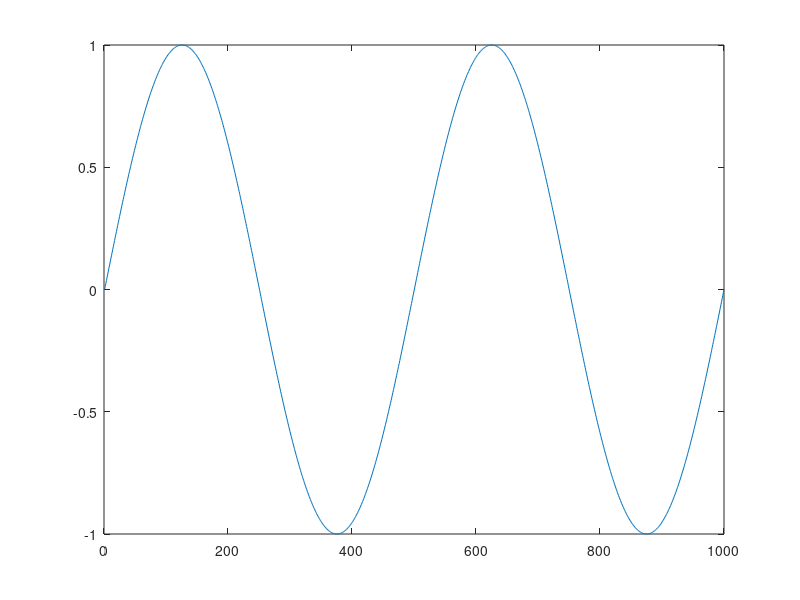

MATLAB code to generate this figure:
a = 10;
%disp(a);
a = 'this is a string';
%disp(a);
% without the ';' will display the var at once
%b = 3/5
%c = 2/3

%a = [1 2 3.3 4.4]
a = [1 2 3 4];
A = 3;
disp(a);
%case sensitive

a = [4;2;7;4]


%b = 3
size(a)
%ans is reserved
ans
%help clock
tt = clock

tau = 60*60*24*1.5

endOfClass = 5*60*60*24

knowledgeAtEnd=1-exp(-endOfClass/tau)
disp(['At the end of 6.094, I will know ' num2str(knowledgeAtEnd * 100) '%of MATLAB']);
a = transpose(a)
a = a+a
a = a' + a'
b = sum(a)
b = prod(a)
t = [1 2 3];
f = exp(t)
f = t.^2
A = rand(5)
A(1:3,1:2)
A([1 5 3],[1 4])
A(1,1)
A(5,4)
c = [12 5;-2 13];
d = c(1,:)
vec = [5 3 1 9 7]
ind = find(vec == 9)
ind = find(vec > 2 & vec < 6)
x = linspace(0,4*pi,1000)
y = sin(x)
plot(y)




